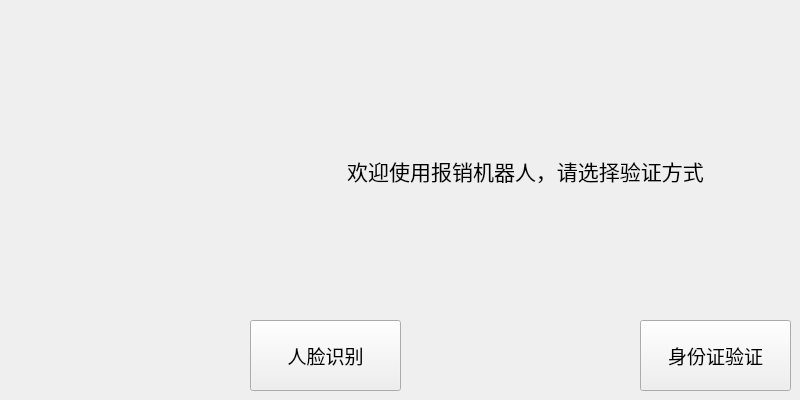
   <widget class="QWidget" name="welcome">
    <widget class="QLabel" name="welcomeLabel">
     <property name="geometry">
      <rect>
       <x>340</x>
       <y>140</y>
       <width>371</width>
       <height>61</height>
      </rect>
     </property>
     <property name="font">
      <font>
       <family>Adobe 仿宋 Std R</family>
       <pointsize>16</pointsize>
      </font>
     </property>
     <property name="text">
      <string>欢迎使用报销机器人，请选择验证方式</string>
     </property>
     <property name="alignment">
      <set>Qt::AlignCenter</set>
     </property>
    </widget>
    <widget class="QPushButton" name="faceBtn">
     <property name="geometry">
      <rect>
       <x>250</x>
       <y>320</y>
       <width>151</width>
       <height>71</height>
      </rect>
     </property>
     <property name="font">
      <font>
       <family>Adobe 仿宋 Std R</family>
       <pointsize>14</pointsize>
      </font>
     </property>
     <property name="text">
      <string>人脸识别</string>
     </property>
    </widget>
    <widget class="QPushButton" name="idBtn">
     <property name="geometry">
      <rect>
       <x>640</x>
       <y>320</y>
       <width>151</width>
       <height>71</height>
      </rect>
     </property>
     <property name="font">
      <font>
       <family>Adobe 仿宋 Std R</family>
       <pointsize>14</pointsize>
      </font>
     </property>
     <property name="text">
      <string>身份证验证</string>
     </property>
    </widget>
   </widget>
